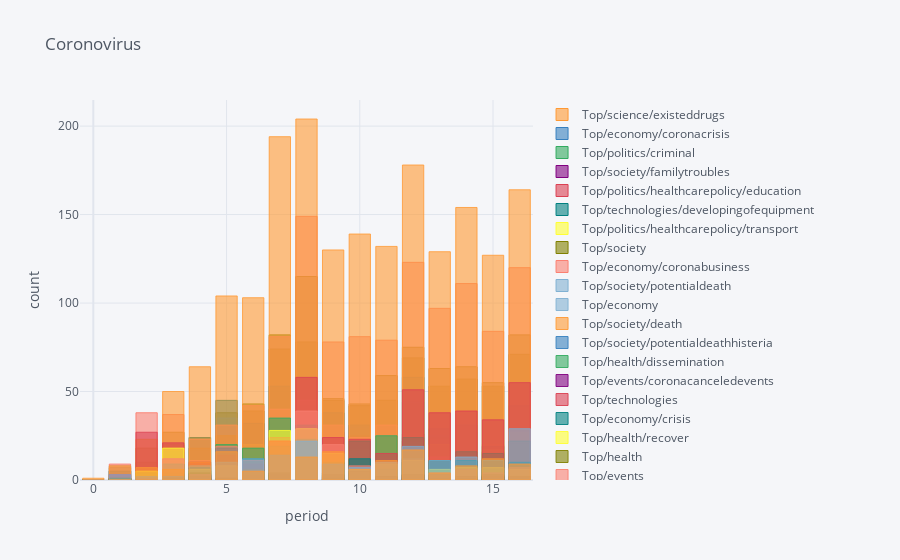

Notebook code for this chart:
### Code cell
cf.set_config_file(offline=False, world_readable=True)
res_without_dates.iplot(kind='bar', histnorm='percent',
    barmode='overlay', xTitle='period',
                  yTitle='count', title='Coronovirus')

#res_without_dates.corr().iplot(kind='heatmap',colorscale="Blues",title="Feature Correlation Matrix")

### Figure 1 — Plotly figure (JSON) as saved in the notebook; plotly's stock layout.template omitted (floating-point values rounded to 4 significant figures)
{"data": [{"marker": {"color": "rgba(255, 153, 51, 0.6)", "line": {"color": "rgba(255, 153, 51, 1.0)", "width": 1}}, "name": "Top/science/existeddrugs", "orientation": "v", "text": "", "type": "bar", "x": [0, 1, 2, 3, 4, 5, 6, 7, 8, 9, 10, 11, 12, 13, 14, 15, 16], "y": [0, 1, 0, 0, 0, 2, 3, 12, 10, 5, 4, 4, 3, 1, 2, 3, 1]}, {"marker": {"color": "rgba(55, 128, 191, 0.6)", "line": {"color": "rgba(55, 128, 191, 1.0)", "width": 1}}, "name": "Top/economy/coronacrisis", "orientation": "v", "text": "", "type": "bar", "x": [0, 1, 2, 3, 4, 5, 6, 7, 8, 9, 10, 11, 12, 13, 14, 15, 16], "y": [0, 5, 5, 9, 10, 20, 12, 26, 17, 16, 12, 11, 22, 10, 12, 3, 13]}, {"marker": {"color": "rgba(50, 171, 96, 0.6)", "line": {"color": "rgba(50, 171, 96, 1.0)", "width": 1}}, "name": "Top/politics/criminal", "orientation": "v", "text": "", "type": "bar", "x": [0, 1, 2, 3, 4, 5, 6, 7, 8, 9, 10, 11, 12, 13, 14, 15, 16], "y": [0, 0, 0, 4, 0, 3, 0, 8, 5, 4, 1, 3, 3, 1, 1, 0, 0]}, {"marker": {"color": "rgba(128, 0, 128, 0.6)", "line": {"color": "rgba(128, 0, 128, 1.0)", "width": 1}}, "name": "Top/society/familytroubles", "orientation": "v", "text": "", "type": "bar", "x": [0, 1, 2, 3, 4, 5, 6, 7, 8, 9, 10, 11, 12, 13, 14, 15, 16], "y": [0, 0, 0, 0, 1, 4, 1, 1, 0, 2, 1, 1, 0, 0, 1, 0, 1]}, {"marker": {"color": "rgba(219, 64, 82, 0.6)", "line": {"color": "rgba(219, 64, 82, 1.0)", "width": 1}}, "name": "Top/politics/healthcarepolicy/education", "orientation": "v", "text": "", "type": "bar", "x": [0, 1, 2, 3, 4, 5, 6, 7, 8, 9, 10, 11, 12, 13, 14, 15, 16], "y": [0, 0, 3, 6, 5, 3, 0, 2, 5, 4, 1, 0, 1, 0, 0, 0, 1]}, {"marker": {"color": "rgba(0, 128, 128, 0.6)", "line": {"color": "rgba(0, 128, 128, 1.0)", "width": 1}}, "name": "Top/technologies/developingofequipment", "orientation": "v", "text": "", "type": "bar", "x": [0, 1, 2, 3, 4, 5, 6, 7, 8, 9, 10, 11, 12, 13, 14, 15, 16], "y": [0, 0, 0, 1, 1, 6, 7, 3, 3, 3, 3, 0, 1, 2, 3, 2, 1]}, {"marker": {"color": "rgba(255, 255, 51, 0.6)", "line": {"color": "rgba(255, 255, 51, 1.0)", "width": 1}}, "name": "Top/politics/healthcarepolicy/transport", "orientation": "v", "text": "", "type": "bar", "x": [0, 1, 2, 3, 4, 5, 6, 7, 8, 9, 10, 11, 12, 13, 14, 15, 16], "y": [0, 0, 4, 17, 17, 16, 13, 24, 26, 9, 8, 11, 10, 3, 9, 3, 5]}, {"marker": {"color": "rgba(128, 128, 0, 0.6)", "line": {"color": "rgba(128, 128, 0, 1.0)", "width": 1}}, "name": "Top/society", "orientation": "v", "text": "", "type": "bar", "x": [0, 1, 2, 3, 4, 5, 6, 7, 8, 9, 10, 11, 12, 13, 14, 15, 16], "y": [0, 7, 18, 27, 24, 38, 39, 82, 115, 45, 42, 59, 75, 63, 64, 55, 82]}, {"marker": {"color": "rgba(251, 128, 114, 0.6)", "line": {"color": "rgba(251, 128, 114, 1.0)", "width": 1}}, "name": "Top/economy/coronabusiness", "orientation": "v", "text": "", "type": "bar", "x": [0, 1, 2, 3, 4, 5, 6, 7, 8, 9, 10, 11, 12, 13, 14, 15, 16], "y": [0, 0, 0, 1, 3, 3, 0, 2, 2, 0, 1, 1, 3, 1, 0, 0, 0]}, {"marker": {"color": "rgba(128, 177, 211, 0.6)", "line": {"color": "rgba(128, 177, 211, 1.0)", "width": 1}}, "name": "Top/society/potentialdeath", "orientation": "v", "text": "", "type": "bar", "x": [0, 1, 2, 3, 4, 5, 6, 7, 8, 9, 10, 11, 12, 13, 14, 15, 16], "y": [0, 0, 1, 0, 3, 3, 1, 5, 5, 4, 1, 1, 2, 2, 0, 0, 5]}, {"marker": {"color": "rgba(128, 177, 211, 0.6)", "line": {"color": "rgba(128, 177, 211, 0.8999999999999999)", "width": 1}}, "name": "Top/economy", "orientation": "v", "text": "", "type": "bar", "x": [0, 1, 2, 3, 4, 5, 6, 7, 8, 9, 10, 11, 12, 13, 14, 15, 16], "y": [0, 8, 5, 15, 18, 35, 17, 28, 30, 23, 30, 23, 44, 25, 23, 16, 28]}, {"marker": {"color": "rgba(255, 153, 51, 0.6)", "line": {"color": "rgba(255, 153, 51, 0.8999999999999999)", "width": 1}}, "name": "Top/society/death", "orientation": "v", "text": "", "type": "bar", "x": [0, 1, 2, 3, 4, 5, 6, 7, 8, 9, 10, 11, 12, 13, 14, 15, 16], "y": [0, 2, 2, 2, 9, 16, 11, 28, 28, 16, 25, 22, 19, 16, 12, 20, 19]}, {"marker": {"color": "rgba(55, 128, 191, 0.6)", "line": {"color": "rgba(55, 128, 191, 0.8999999999999999)", "width": 1}}, "name": "Top/society/potentialdeathhisteria", "orientation": "v", "text": "", "type": "bar", "x": [0, 1, 2, 3, 4, 5, 6, 7, 8, 9, 10, 11, 12, 13, 14, 15, 16], "y": [0, 0, 1, 0, 3, 3, 3, 6, 5, 2, 2, 2, 2, 2, 0, 0, 2]}, {"marker": {"color": "rgba(50, 171, 96, 0.6)", "line": {"color": "rgba(50, 171, 96, 0.8999999999999999)", "width": 1}}, "name": "Top/health/dissemination", "orientation": "v", "text": "", "type": "bar", "x": [0, 1, 2, 3, 4, 5, 6, 7, 8, 9, 10, 11, 12, 13, 14, 15, 16], "y": [0, 1, 0, 2, 2, 7, 8, 8, 14, 4, 8, 6, 10, 0, 16, 6, 10]}, {"marker": {"color": "rgba(128, 0, 128, 0.6)", "line": {"color": "rgba(128, 0, 128, 0.8999999999999999)", "width": 1}}, "name": "Top/events/coronacanceledevents", "orientation": "v", "text": "", "type": "bar", "x": [0, 1, 2, 3, 4, 5, 6, 7, 8, 9, 10, 11, 12, 13, 14, 15, 16], "y": [0, 0, 4, 3, 2, 1, 2, 4, 11, 9, 10, 4, 11, 5, 8, 12, 5]}, {"marker": {"color": "rgba(219, 64, 82, 0.6)", "line": {"color": "rgba(219, 64, 82, 0.8999999999999999)", "width": 1}}, "name": "Top/technologies", "orientation": "v", "text": "", "type": "bar", "x": [0, 1, 2, 3, 4, 5, 6, 7, 8, 9, 10, 11, 12, 13, 14, 15, 16], "y": [0, 0, 0, 1, 1, 5, 4, 12, 25, 27, 25, 16, 26, 23, 27, 16, 19]}, {"marker": {"color": "rgba(0, 128, 128, 0.6)", "line": {"color": "rgba(0, 128, 128, 0.8999999999999999)", "width": 1}}, "name": "Top/economy/crisis", "orientation": "v", "text": "", "type": "bar", "x": [0, 1, 2, 3, 4, 5, 6, 7, 8, 9, 10, 11, 12, 13, 14, 15, 16], "y": [0, 5, 5, 16, 24, 45, 32, 53, 42, 38, 31, 30, 58, 29, 31, 19, 42]}, {"marker": {"color": "rgba(255, 255, 51, 0.6)", "line": {"color": "rgba(255, 255, 51, 0.8999999999999999)", "width": 1}}, "name": "Top/health/recover", "orientation": "v", "text": "", "type": "bar", "x": [0, 1, 2, 3, 4, 5, 6, 7, 8, 9, 10, 11, 12, 13, 14, 15, 16], "y": [0, 0, 1, 2, 6, 14, 20, 27, 25, 12, 17, 13, 22, 20, 13, 17, 27]}, {"marker": {"color": "rgba(128, 128, 0, 0.6)", "line": {"color": "rgba(128, 128, 0, 0.8999999999999999)", "width": 1}}, "name": "Top/health", "orientation": "v", "text": "", "type": "bar", "x": [0, 1, 2, 3, 4, 5, 6, 7, 8, 9, 10, 11, 12, 13, 14, 15, 16], "y": [0, 1, 10, 20, 18, 25, 43, 74, 78, 46, 43, 45, 69, 53, 57, 53, 71]}, {"marker": {"color": "rgba(251, 128, 114, 0.6)", "line": {"color": "rgba(251, 128, 114, 0.8999999999999999)", "width": 1}}, "name": "Top/events", "orientation": "v", "text": "", "type": "bar", "x": [0, 1, 2, 3, 4, 5, 6, 7, 8, 9, 10, 11, 12, 13, 14, 15, 16], "y": [0, 9, 38, 37, 23, 31, 42, 81, 149, 78, 81, 79, 123, 97, 111, 84, 120]}, {"marker": {"color": "rgba(251, 128, 114, 0.6)", "line": {"color": "rgba(251, 128, 114, 0.7999999999999998)", "width": 1}}, "name": "Top/politics/healthcarepolicy/safetysteps", "orientation": "v", "text": "", "type": "bar", "x": [0, 1, 2, 3, 4, 5, 6, 7, 8, 9, 10, 11, 12, 13, 14, 15, 16], "y": [0, 0, 3, 11, 11, 18, 17, 40, 45, 31, 24, 31, 22, 13, 16, 11, 21]}, {"marker": {"color": "rgba(128, 177, 211, 0.6)", "line": {"color": "rgba(128, 177, 211, 0.7999999999999998)", "width": 1}}, "name": "Top/economy/coronaimport", "orientation": "v", "text": "", "type": "bar", "x": [0, 1, 2, 3, 4, 5, 6, 7, 8, 9, 10, 11, 12, 13, 14, 15, 16], "y": [0, 0, 0, 1, 6, 6, 7, 8, 9, 8, 4, 9, 10, 10, 8, 6, 6]}, {"marker": {"color": "rgba(255, 153, 51, 0.6)", "line": {"color": "rgba(255, 153, 51, 0.7999999999999998)", "width": 1}}, "name": "Top/coronavirus", "orientation": "v", "text": "", "type": "bar", "x": [0, 1, 2, 3, 4, 5, 6, 7, 8, 9, 10, 11, 12, 13, 14, 15, 16], "y": [1, 8, 23, 50, 64, 104, 103, 194, 204, 130, 139, 132, 178, 129, 154, 127, 164]}, {"marker": {"color": "rgba(55, 128, 191, 0.6)", "line": {"color": "rgba(55, 128, 191, 0.7999999999999998)", "width": 1}}, "name": "Top/events/onlinetransformed", "orientation": "v", "text": "", "type": "bar", "x": [0, 1, 2, 3, 4, 5, 6, 7, 8, 9, 10, 11, 12, 13, 14, 15, 16], "y": [0, 0, 0, 4, 3, 4, 4, 4, 7, 3, 3, 4, 2, 2, 4, 2, 3]}, {"marker": {"color": "rgba(50, 171, 96, 0.6)", "line": {"color": "rgba(50, 171, 96, 0.7999999999999998)", "width": 1}}, "name": "Top/health/illness", "orientation": "v", "text": "", "type": "bar", "x": [0, 1, 2, 3, 4, 5, 6, 7, 8, 9, 10, 11, 12, 13, 14, 15, 16], "y": [0, 1, 4, 3, 5, 20, 18, 35, 31, 15, 22, 25, 24, 11, 16, 15, 22]}, {"marker": {"color": "rgba(128, 0, 128, 0.6)", "line": {"color": "rgba(128, 0, 128, 0.7999999999999998)", "width": 1}}, "name": "Top/science/developingnewdrugs", "orientation": "v", "text": "", "type": "bar", "x": [0, 1, 2, 3, 4, 5, 6, 7, 8, 9, 10, 11, 12, 13, 14, 15, 16], "y": [0, 0, 0, 0, 3, 0, 2, 0, 2, 2, 4, 1, 3, 2, 3, 2, 3]}, {"marker": {"color": "rgba(219, 64, 82, 0.6)", "line": {"color": "rgba(219, 64, 82, 0.7999999999999998)", "width": 1}}, "name": "Top/politics", "orientation": "v", "text": "", "type": "bar", "x": [0, 1, 2, 3, 4, 5, 6, 7, 8, 9, 10, 11, 12, 13, 14, 15, 16], "y": [0, 3, 27, 21, 10, 14, 9, 24, 58, 24, 23, 15, 51, 38, 39, 34, 55]}, {"marker": {"color": "rgba(0, 128, 128, 0.6)", "line": {"color": "rgba(0, 128, 128, 0.7999999999999998)", "width": 1}}, "name": "Top/economy/coronajobloss", "orientation": "v", "text": "", "type": "bar", "x": [0, 1, 2, 3, 4, 5, 6, 7, 8, 9, 10, 11, 12, 13, 14, 15, 16], "y": [0, 0, 1, 9, 7, 18, 12, 19, 23, 10, 12, 6, 12, 11, 11, 11, 10]}, {"marker": {"color": "rgba(255, 255, 51, 0.6)", "line": {"color": "rgba(255, 255, 51, 0.7999999999999998)", "width": 1}}, "name": "Top/politics/healthcarepolicy/entertaiment", "orientation": "v", "text": "", "type": "bar", "x": [0, 1, 2, 3, 4, 5, 6, 7, 8, 9, 10, 11, 12, 13, 14, 15, 16], "y": [0, 0, 5, 18, 6, 8, 5, 28, 29, 15, 6, 9, 11, 6, 7, 7, 6]}, {"marker": {"color": "rgba(128, 128, 0, 0.6)", "line": {"color": "rgba(128, 128, 0, 0.7999999999999998)", "width": 1}}, "name": "Top/science/developingvaccine", "orientation": "v", "text": "", "type": "bar", "x": [0, 1, 2, 3, 4, 5, 6, 7, 8, 9, 10, 11, 12, 13, 14, 15, 16], "y": [0, 0, 0, 1, 4, 1, 0, 4, 0, 1, 5, 2, 3, 3, 2, 3, 2]}, {"marker": {"color": "rgba(128, 128, 0, 0.6)", "line": {"color": "rgba(128, 128, 0, 0.7)", "width": 1}}, "name": "Top/society/producthisteria", "orientation": "v", "text": "", "type": "bar", "x": [0, 1, 2, 3, 4, 5, 6, 7, 8, 9, 10, 11, 12, 13, 14, 15, 16], "y": [0, 1, 0, 2, 2, 1, 6, 3, 0, 3, 0, 0, 0, 1, 1, 2, 2]}, {"marker": {"color": "rgba(251, 128, 114, 0.6)", "line": {"color": "rgba(251, 128, 114, 0.7)", "width": 1}}, "name": "Top/politics/healthcarepolicy/quarntine_strengthening", "orientation": "v", "text": "", "type": "bar", "x": [0, 1, 2, 3, 4, 5, 6, 7, 8, 9, 10, 11, 12, 13, 14, 15, 16], "y": [0, 0, 1, 12, 3, 19, 11, 22, 39, 20, 8, 10, 12, 4, 6, 4, 7]}, {"marker": {"color": "rgba(128, 177, 211, 0.6)", "line": {"color": "rgba(128, 177, 211, 0.7)", "width": 1}}, "name": "Top/science", "orientation": "v", "text": "", "type": "bar", "x": [0, 1, 2, 3, 4, 5, 6, 7, 8, 9, 10, 11, 12, 13, 14, 15, 16], "y": [0, 3, 2, 2, 8, 10, 12, 14, 22, 9, 7, 10, 19, 11, 13, 11, 29]}, {"marker": {"color": "rgba(255, 153, 51, 0.6)", "line": {"color": "rgba(255, 153, 51, 0.7)", "width": 1}}, "name": "Top/politics/healthcarepolicy", "orientation": "v", "text": "", "type": "bar", "x": [0, 1, 2, 3, 4, 5, 6, 7, 8, 9, 10, 11, 12, 13, 14, 15, 16], "y": [0, 0, 7, 6, 10, 16, 5, 22, 13, 16, 6, 11, 17, 4, 8, 12, 9]}], "layout": {"barmode": "overlay", "legend": {"bgcolor": "#F5F6F9", "font": {"color": "#4D5663"}}, "paper_bgcolor": "#F5F6F9", "plot_bgcolor": "#F5F6F9", "title": {"font": {"color": "#4D5663"}, "text": "Coronovirus"}, "xaxis": {"gridcolor": "#E1E5ED", "showgrid": true, "tickfont": {"color": "#4D5663"}, "title": {"font": {"color": "#4D5663"}, "text": "period"}, "zerolinecolor": "#E1E5ED"}, "yaxis": {"gridcolor": "#E1E5ED", "showgrid": true, "tickfont": {"color": "#4D5663"}, "title": {"font": {"color": "#4D5663"}, "text": "count"}, "zerolinecolor": "#E1E5ED"}}}
